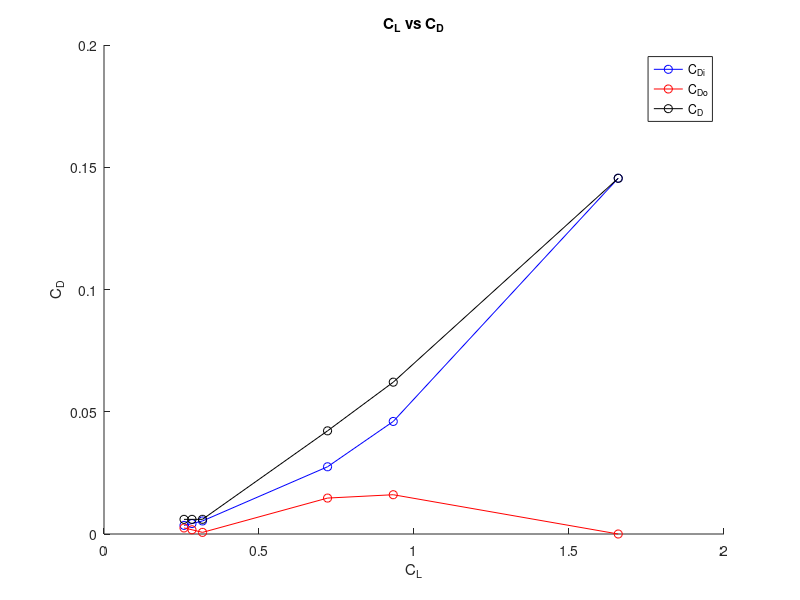

The MATLAB script that drew this image:
% DIAMOND STAR DA40 Performance

clc
clf

% Constants
W_Load = 20.2; % Wing Loading (W/S) units: lb/ft^2
W = 3600; % Max gross Weight, units: lbs
S_ref = 178.3; % Wing Planform Area, units: ft^2
S_wet = 178.3*2+12*2.5*2+2*pi*27.5*1.8; % Estimated Wetted Area, units: ft^2
b = 36.2; % Span, units: ft
AR = b^2/S_ref; % Aspect Ratio
c = b/AR; % Chord, units: ft
ep = 1.78*(1-0.045*AR^0.68)-0.65; % Oswald Efficiency Factor
rho_8k = 1.86e-3; % density at 8 kft, units: slug/ft^3
mu_8k = 3.575e-7; % viscosity at 8 kft, units: lb*s/ft^2
rho_sl = 2.378e-3; % density at sea level, units: slug/ft^3
P = 300 * 550; % max power, units: ft*lbf/s
eta = 0.8; % propeller efficiency
k = 1/(pi*AR*ep);

v_75 = 172 * 1.6867; % velocity at 75% power, units: ft/s
v_65 = 164 * 1.6867; % velocity at 65% power, units: ft/s
v_55 = 155 * 1.6867; % velocity at 55% power, units: ft/s

V_S0 = 57 * 1.6867; % Stall Speed in Landing Config, units: ft/s
V_S1 = 60 * 1.6867; % Stall Speed Clean, units: ft/s
V_x = 80 * 1.6867; % Best Angle of Climb, units: ft/s
V_y = 91 * 1.6867; % Best Rate of Climb, units: ft/s

%%%%%%%%%%%%%%%%%%%%%%%%%%%%%%%%%%%%%%%%%%%%%%%%%%%%%%%%%%%%%%%%%%%%%%%%%%%


% CL = (W/S)*1/(1/2*rho*v^2)
% D = P*eta/V 
% CD = D / (1/2*rho*v^2*S_wet)
% CDi = CL^2/(pi*AR*ep)
% CDo = CD - CDi
% L/D = W / D

% Coefficient of Lift (CL) for each power setting (unitless)
CL_75 = W_Load / (1/2*rho_8k*v_75^2); % 75% power
CL_65 = W_Load / (1/2*rho_8k*v_65^2); % 65% power
CL_55 = W_Load / (1/2*rho_8k*v_55^2); % 55% power
CL_Vx = W_Load / (1/2*rho_sl*V_x^2); % CL at Vx
CL_Vy = W_Load / (1/2*rho_sl*V_y^2); % CL at Vy

% Drag Force for each power setting (units: lbf)
D_75 = 0.75*P * eta / v_75; % 75% power
D_65 = 0.65*P * eta / v_65; % 65% power
D_55 = 0.55*P * eta / v_55; % 55% power
D_Vx = P * eta / V_x;
D_Vy = P * eta / V_y;

% Coefficient of Drag (CD) for each power setting (unitless)
CD_75 = D_75 / (1/2*rho_8k*v_75^2*S_wet);
CD_65 = D_65 / (1/2*rho_8k*v_65^2*S_wet);
CD_55 = D_55 / (1/2*rho_8k*v_55^2*S_wet);
CD_Vx = D_Vx / (1/2*rho_sl*V_x^2*S_wet);
CD_Vy = D_Vy / (1/2*rho_sl*V_y^2*S_wet);

% Lift Induced Drag Coefficient (CDi = k*CL^2)
CDi_75 = k * CL_75^2;
CDi_65 = k * CL_65^2;
CDi_55 = k * CL_55^2;
CDi_Vx = k * CL_Vx^2;
CDi_Vy = k * CL_Vy^2;

% Parasitic Drag Coefficient (CDo)
CDo_75 = CD_75 - CDi_75;
CDo_65 = CD_65 - CDi_65;
CDo_55 = CD_55 - CDi_55;
CDo_Vx = CD_Vx - CDi_Vx;
CDo_Vy = CD_Vy - CDi_Vy;

% Lift to Drag Ratio (L_D)
L_D_75 = W / D_75;
L_D_65 = W / D_65;
L_D_55 = W / D_55;
L_D_Vx = W / D_Vx;
L_D_Vy = W / D_Vy;

% Max CL Values
CL_max = W_Load / (1/2*rho_sl*V_S1^2);
CDi_max = k * CL_max^2;
CDo_max = 1e-8; % Estimation, very small number
CD_max = CDi_max + CDo_max;

%%%%%%%%%%%%%%%%%%%%%%%%%%%%%%%%%%%%%%%%%%%%%%%%%%%%%%%%%%%%%%%%%%%%%%%%%%%

CL = [CL_75,CL_65,CL_55,CL_Vy,CL_Vx,CL_max];
CD = [CD_75,CD_65,CD_55,CD_Vy,CD_Vx,CD_max];
CDi = [CDi_75,CDi_65,CDi_55,CDi_Vy,CDi_Vx,CDi_max];
CDo = [CDo_75,CDo_65,CDo_55,CDo_Vy,CDo_Vx,CDo_max];

Ctot = [CL;CD;CDi;CDo];

hold on
plot(CL,CDi,'b-o')
plot(CL,CDo,'r-o')
plot(CL,CD,'k-o')

title('C_L vs C_D')
ylabel('C_D')
xlabel('C_L')
legend('C_D_i','C_D_o','C_D')